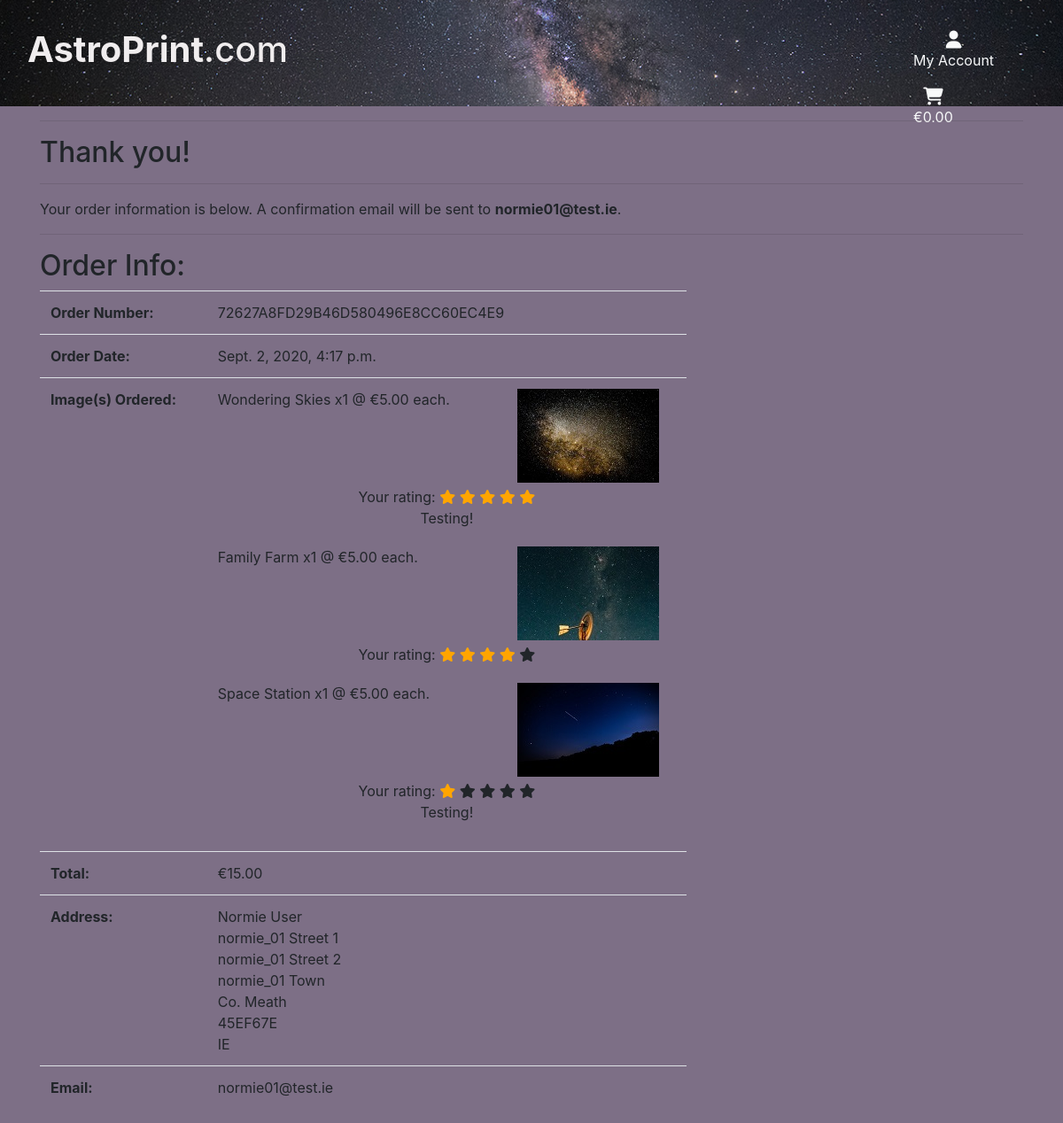
Screenshot of /profile/order_history/72627A8FD29B46D580496E8CC60EC4E9 with the database file from the repository.
### checkout/models.py (models this page shows, shortened)
class Order(models.Model):
    order_number = models.CharField(max_length=32, null=False, blank=False)
    user_profile = models.ForeignKey(
        UserProfile, on_delete=models.SET_NULL, null=True, blank=True,
        related_name='orders')
    full_name = models.CharField(max_length=50, null=False, blank=False)
    email = models.CharField(max_length=254, null=False, blank=False)
    phone_no = models.CharField(max_length=20, null=False, blank=False)
    street1 = models.CharField(max_length=100, null=False, blank=False)
    street2 = models.CharField(max_length=100, null=True, blank=True)
    town_city = models.CharField(max_length=30, null=False, blank=False)
    county = models.CharField(max_length=30, null=True, blank=True)
    post_code = models.CharField(max_length=8, null=True, blank=True)
    country = CountryField(blank_label='Country', null=False, blank=False)
    date = models.DateTimeField(auto_now_add=True)
    order_total = models.DecimalField(
        max_digits=10, decimal_places=2, null=False, default=0)
    total = models.DecimalField(
        max_digits=10, decimal_places=2, null=False, default=0)
    original_bag = models.TextField(
        null=False, blank=False, default='')
    stripe_pid = models.CharField(
        max_length=254, null=False, blank=False, default='')

class OrderItem(models.Model):
    order = models.ForeignKey(
        Order, null=False, blank=False, on_delete=models.CASCADE,
        related_name='orderitems')
    image = models.ForeignKey(
        Image, null=False, blank=False, on_delete=models.CASCADE)
    quantity = models.IntegerField(null=False, blank=False, default=0)
    orderitem_total = models.DecimalField(
        max_digits=6, decimal_places=2, null=False, blank=False,
        editable=False)
    rating = models.IntegerField(default=0)
    comment = models.TextField(
        null=True, blank=True, max_length=256)
    feedback = models.BooleanField(default=False)

### images/models.py (models this page shows, shortened)
class Image(models.Model):
    prev_img = models.ImageField(verbose_name='', upload_to='user_images/')
    tmnl_img = models.ImageField(verbose_name='', upload_to='user_images/')
    img_title = models.CharField(max_length=75, null=False, blank=False)
    img_taken = models.DateField(null=True, blank=True)
    base_price = models.DecimalField(max_digits=6, decimal_places=2)
    user_id = models.ForeignKey(User, to_field='id', on_delete=models.CASCADE)
    img_status = models.BooleanField(default=False)
    vol_sold = models.IntegerField(default=0)
    img_rating = models.IntegerField(null=False, blank=False, default=0)
    img_data_id = models.ForeignKey(
        'Image_Data', to_field='id', on_delete=models.SET_NULL,
        null=True, blank=True
    )
    date_added = models.DateTimeField(auto_now_add=True)
    last_updated = models.DateTimeField(auto_now=True)

### user_profile/views.py (the view)
def order_history(request, order_number):
    order = get_object_or_404(Order, order_number=order_number)
    messages.info(request, (f'Order confirmation for order no. {order_number} \
        as sent via email on the order date!'))
    template = 'checkout/checkout_success.html'
    context = {
        'order': order,
        'from_profile': True,
    }
    return render(request, template, context)

### shopping_bag/contexts.py (called while the page is built, shortened)
def bag_contents(request):
    bag_images = []
    total = 0
    prod_count = 0
    bag = request.session.get('bag', {})
    context = {
        'bag_images': bag_images,
        'total': total,
        'prod_count': prod_count,
    }
    return context

### checkout/templates/checkout/checkout_success.html (shortened to what this page needs)
{% extends "base.html" %}
{% load static %}
{% block extra_css %}
    <link rel="stylesheet" href="{% static 'checkout/css/checkout.css' %}">
{% endblock %}
{% block content %}
    <div class="container">
        <div class="row">
            <div class="col">
                <hr>
                <h2>Thank you!</h2>
                <hr>
                <p>
                    Your order information is below. A confirmation
                    email will be sent to <strong>{{ order.email }}</strong>.
                </p>
                <hr>
            </div>
        </div>
        <div class="row">
            <div class="col">
                <div>
                    <div class="row">
                        <div class="col">
                            <h2>Order Info:</h2>
                        </div>
                    </div>
                    <div class="row">
                        <div class="col-12 col-md-8">
                            <table class="table">
                                <tr>
                                    <th>Order Number:</th>
                                    <td class="text-left">{{ order.order_number }}</td>
                                </tr>
                                <tr>
                                    <th>Order Date:</th>
                                    <td class="text-left">{{ order.date }}</td>
                                </tr>
                                <tr>
                                    <th>Image(s) Ordered:</th>
                                    <td>
                                        {% for i in order.orderitems.all %}
                                            <div class="row mb-1">
                                                <div class="col-12 col-md-7 text-left">
                                                    {{ i.image.img_title }} x{{ i.quantity }} @ €{{ i.image.base_price }} each.
                                                </div>
                                                <div class="col-12 col-md-5 text-center">
                                                    <img src="{{ i.image.tmnl_img.url }}" alt="{{ i.image.img_title }}">
                                                </div>
                                            </div>
                                            <div class="row mb-1">
                                                <div class="col text-center">
                                                    {% if i.feedback == False %}
                                                        <a href="{% url 'leave_rating' order.order_number i.image_id %}" class="btn btn-site">
                                                            <span class="icon">
                                                                <i class="far fa-comments" aria-hidden="true"></i>
                                                            </span>
                                                            <span>Rate & Leave a Comment</span>
                                                        </a>
                                                    {% else %}
                                                        <div class="row">
                                                            <div class="col">
                                                                <div class="star text-center">
                                                                    <span>Your rating: </span>
                                                                    {% if i.rating == 5 %}
                                                                        <span class="fa fa-star checked"></span>
                                                                        <span class="fa fa-star checked"></span>
                                                                        <span class="fa fa-star checked"></span>
                                                                        <span class="fa fa-star checked"></span>
                                                                        <span class="fa fa-star checked"></span>
                                                                    {% elif i.rating == 4 %}
                                                                        <span class="fa fa-star checked"></span>
                                                                        <span class="fa fa-star checked"></span>
                                                                        <span class="fa fa-star checked"></span>
                                                                        <span class="fa fa-star checked"></span>
                                                                        <span class="fa fa-star"></span>
                                                                    {% elif i.rating == 3 %}
                                                                        <span class="fa fa-star checked"></span>
                                                                        <span class="fa fa-star checked"></span>
                                                                        <span class="fa fa-star checked"></span>
                                                                        <span class="fa fa-star"></span>
                                                                        <span class="fa fa-star"></span>
                                                                    {% elif i.rating == 2 %}
                                                                        <span class="fa fa-star checked"></span>
                                                                        <span class="fa fa-star checked"></span>
                                                                        <span class="fa fa-star"></span>
                                                                        <span class="fa fa-star"></span>
                                                                        <span class="fa fa-star"></span>
                                                                    {% elif i.rating == 1 %}
                                                                        <span class="fa fa-star checked"></span>
                                                                        <span class="fa fa-star"></span>
                                                                        <span class="fa fa-star"></span>
                                                                        <span class="fa fa-star"></span>
                                                                        <span class="fa fa-star"></span>
                                                                    {% endif %}
                                                                </div>
                                                            </div>
                                                        </div>
                                                        <div class="row">
                                                            <div class="col">
                                                                <p>{{ i.comment }}</p>
                                                            </div>
                                                        </div>
                                                    {% endif %}
                                                </div>
                                            </div>
                                        {% endfor %}
                                    </td>
                                </tr>
                                <tr>
                                    <th>Total:</th>
                                    <td class="text-left">€{{ order.order_total }}</td>
                                </tr>
                                <tr>
                                    <th>Address:</th>
                                    <td class="text-left">
                                        {{ order.full_name }}<br/>
                                        {{ order.street1 }}<br/>
                                        {% if order.street2 %}
                                            {{ order.street2 }}<br/>
                                        {% endif %}
                                        {{ order.town_city }}<br/>
                                        {{ order.county }}<br/>
                                        {{ order.post_code }}<br/>
                                        {{ order.country }}<br/>
                                    </td>
                                </tr>
                                <tr>
                                    <th>Email:</th>
                                    <td class="text-left">{{ order.email }}</td>
                                </tr>
                            </table>
                        </div>
                    </div>
                </div>
            </div>
        </div>
    </div>
{% endblock %}

### static/css/base.css (style rules this page uses)
html { height: 100%; }
body { background-color: #7D6F86; }
.checked { color: orange; }

### checkout/static/checkout/css/checkout.css (style rules this page uses)
.checked { color: orange; }

### rows the page displays
Order: email "normie01@test.ie", order_number "72627A8FD29B46D580496E8CC60EC4E9", date "Sept. 2, 2020, 4:17 p.m.", order_total "15.00", full_name "Normie User", street1 "normie_01 Street 1", street2 "normie_01 Street 2", town_city "normie_01 Town", county "Co. Meath", post_code "45EF67E", country "IE"
OrderItem: image.img_title "Wondering Skies", quantity "1", image.base_price "5.00", image.tmnl_img (picture), rating 5 (drawn), comment "Testing!"
OrderItem: image.img_title "Family Farm", quantity "1", image.base_price "5.00", image.tmnl_img (picture), rating 4 (drawn)
OrderItem: image.img_title "Space Station", quantity "1", image.base_price "5.00", image.tmnl_img (picture), rating 1 (drawn), comment "Testing!"
